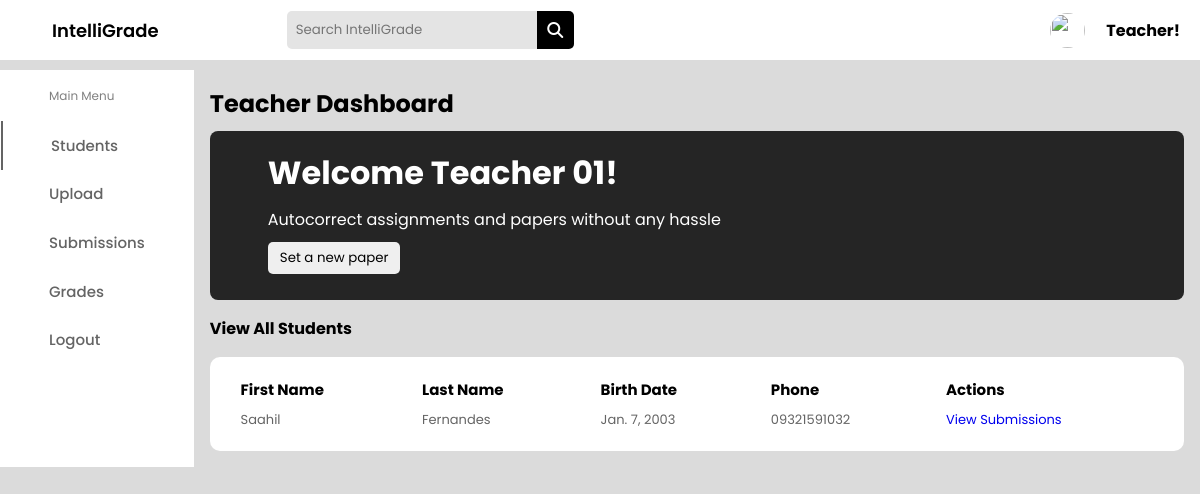
The app's page /teacher/dashboard/ (signed in) with its own data.
### teachers/models.py (models this page shows, shortened)
class TeacherProfile(models.Model):
    user = models.OneToOneField(User, on_delete=models.CASCADE)
    forget_password_token = models.CharField(max_length=100)
    created_at = models.DateTimeField(auto_now_add=True)
    first_name = models.CharField(max_length=30)
    last_name = models.CharField(max_length=30)
    birth_date = models.DateField()
    email = models.CharField(max_length=20)

### students/models.py (models this page shows, shortened)
class StudentProfile(models.Model):
    user = models.OneToOneField(User, on_delete=models.CASCADE)
    first_name = models.CharField(max_length=30)
    last_name = models.CharField(max_length=30)
    birth_date = models.DateField()
    phone = models.CharField(max_length=20)
    forget_password_token = models.CharField(max_length=100)
    created_at = models.DateTimeField(auto_now_add=True)
    teacher = models.ForeignKey(TeacherProfile, on_delete=models.CASCADE)

### teachers/views.py (the view)
# urls.py: path('dashboard/', teacher_dashboard, name='teacher_dashboard'),
@login_required
def teacher_dashboard(request):
    try:
        teacher_profile = request.user.teacherprofile
        students = StudentProfile.objects.filter(teacher=teacher_profile)
    except TeacherProfile.DoesNotExist:
        teacher_profile = None
        students = StudentProfile.objects.all()
    return render(request, 'teacher_dashboard.html', {'teacher_profile': teacher_profile, 'students': students})

### teachers/templates/teacher_dashboard.html (shortened to what this page needs)
<!DOCTYPE html>
    <html lang="en">
    <head>
      <link rel="stylesheet" href="https://cdnjs.cloudflare.com/ajax/libs/font-awesome/6.2.0/css/all.min.css" />
    </head>
    <body>
      <header class="header">
        <div class="logo">
          <a href="#">IntelliGrade</a>
          <div class="search_box">
            <input type="text" placeholder="Search IntelliGrade">
            <i class="fa-sharp fa-solid fa-magnifying-glass"></i>
          </div>
        </div>
        <div class="header-icons">
          <div class="account">
            <img src="./pic/img.jpg" alt="">
            <h4>{% if teacher_profile %}{{ teacher_profile.first_name|default:"" }}{% endif %}!</h4>
          </div>
        </div>
      </header>
      <div class="container">
        <nav>
          <div class="side_navbar">
            <span>Main Menu</span>
            <a href="/teacher/dashboard" class="active">Students</a>
            <a href="/teacher/upload">Upload</a>
            <a href="/teacher/assignments">Submissions</a>
            <a href="/teacher/view_grades/">Grades</a>
            <a href="{% url 'logout' %}">Logout</a>
          </div>
        </nav>
        <div class="main-body">
          <h2>Teacher Dashboard</h2>
          <div class="promo_card">
            <h1>Welcome {% if teacher_profile %}{{ teacher_profile.first_name|default:"" }} {{ teacher_profile.last_name|default:"" }}{% endif %}!</h1>
            <span>Autocorrect assignments and papers without any hassle</span>
            <button>Set a new paper</button>
          </div>
          <div class="history_lists">
            <div class="list1">
              <div class="row">
                <h4>View All Students</h4>
              </div>
    <table>
        <thead>
            <tr>
                <th>First Name</th>
                <th>Last Name</th>
                <th>Birth Date</th>
                <th>Phone</th>
                <th>Actions</th>
            </tr>
        </thead>
        <tbody>
            {% for student in students %}
                <tr>
                    <td>{{ student.first_name }}</td>
                    <td>{{ student.last_name }}</td>
                    <td>{{ student.birth_date }}</td>
                    <td>{{ student.phone }}</td>
                    <td>
                        <a href="{% url 'view_submissions' student.id %}" target="_blank">View Submissions</a>
                    </td>
                </tr>
            {% endfor %}
        </tbody>
    </table>
            </div>
      </div>
    </body>
    </html>

### teachers/templates/teacher_dashboard.html (style rules this page uses)
* { margin: 0; padding: 0; border: none; outline: none; text-decoration: none; box-sizing: border-box; font-family: "Poppins", sans-serif; }
body { background: rgb(219, 219, 219); }
.header { display: flex; align-items: center; justify-content: space-between; height: 60px; padding: 20px; background: #fff; }
.logo { display: flex; align-items: center; }
.logo a { color: #000; font-size: 18px; font-weight: 600; margin: 2rem 8rem 2rem 2rem; }
.search_box { display: flex; align-items: center; }
.search_box input { padding: 9px; width: 250px; background: rgb(228, 228, 228); border-top-left-radius: 5px; border-bottom-left-radius: 5px; }
.search_box i { padding: 0.66rem; cursor: pointer; color: #fff; background: #000; border-top-right-radius: 5px; border-bottom-right-radius: 5px; }
.list1 { width: 100%; }
.header-icons { display: flex; align-items: center; }
.header-icons .account { width: 130px; display: flex; align-items: center; justify-content: space-between; }
.header-icons .account img { width: 35px; height: 35px; cursor: pointer; border-radius: 50%; }
.container { margin-top: 10px; display: flex; justify-content: space-between; }
nav { background: #fff; }
.side_navbar { padding: 1px; display: flex; flex-direction: column; }
.side_navbar span { color: gray; margin: 1rem 3rem; font-size: 12px; }
.side_navbar a { width: 100%; padding: 0.8rem 3rem; font-weight: 500; font-size: 15px; color: rgb(100, 100, 100); }
.side_navbar .active { border-left: 2px solid rgb(100, 100, 100); }
.main-body { width: 100%; padding: 1rem; }
.promo_card { width: 100%; color: #fff; margin-top: 10px; border-radius: 8px; padding: 0.5rem 1rem 1rem 3rem; background: rgb(37, 37, 37); }
.promo_card h1, .promo_card span, button { margin: 10px; }
.promo_card button { display: block; padding: 6px 12px; border-radius: 5px; cursor: pointer; }
.history_lists { display: flex; align-items: center; justify-content: space-between; width: 100%; }
.row { display: flex; justify-content: space-between; align-items: center; margin: 1rem 0; }
table { background: #fff; padding: 1rem; text-align: left; border-radius: 10px; width: 100%; }
table td, th { padding: 0.2rem 0.8rem; }
table th { font-size: 15px; }
table td { font-size: 13px; color: rgb(100, 100, 100); }

### records on screen
TeacherProfile: first_name "Teacher", last_name "01"
StudentProfile: first_name "Saahil", last_name "Fernandes", birth_date "Jan. 7, 2003", phone "09321591032"
